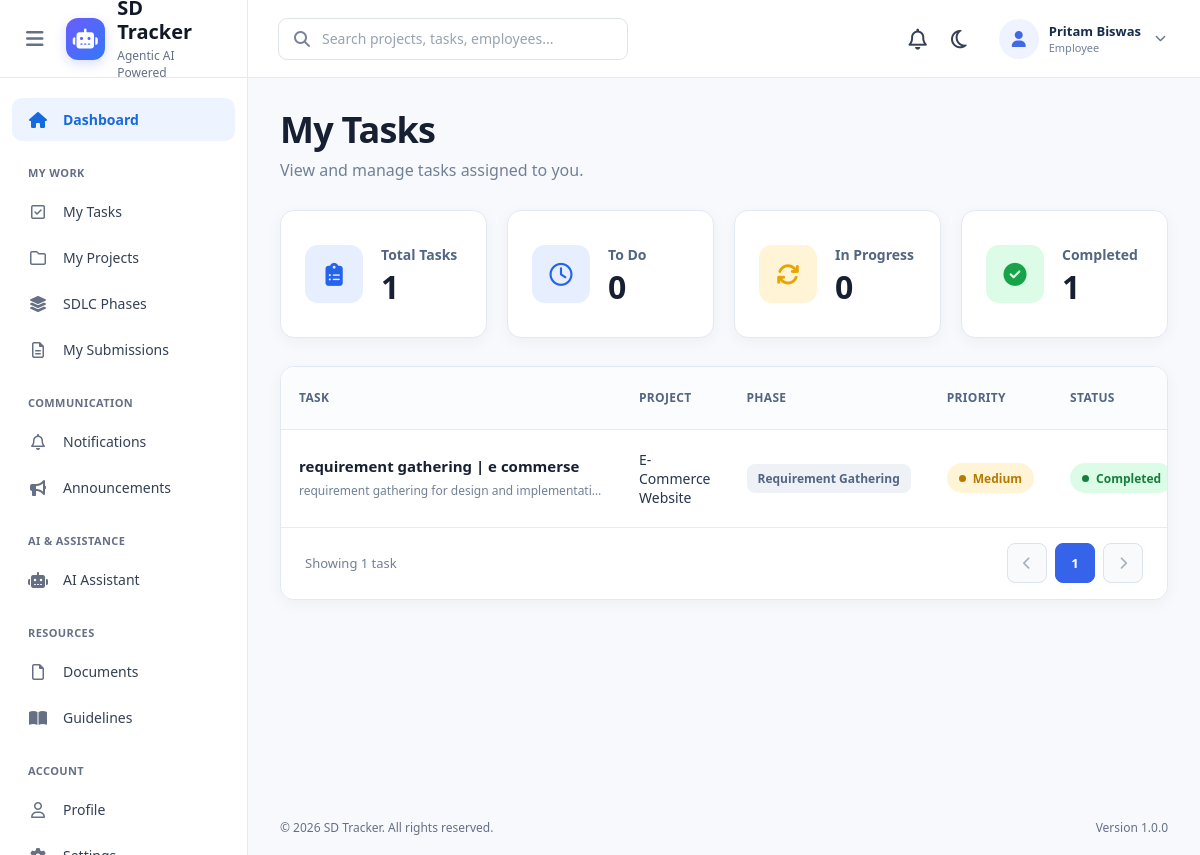
The app's page /tasks/my-tasks/ (signed in), older data.
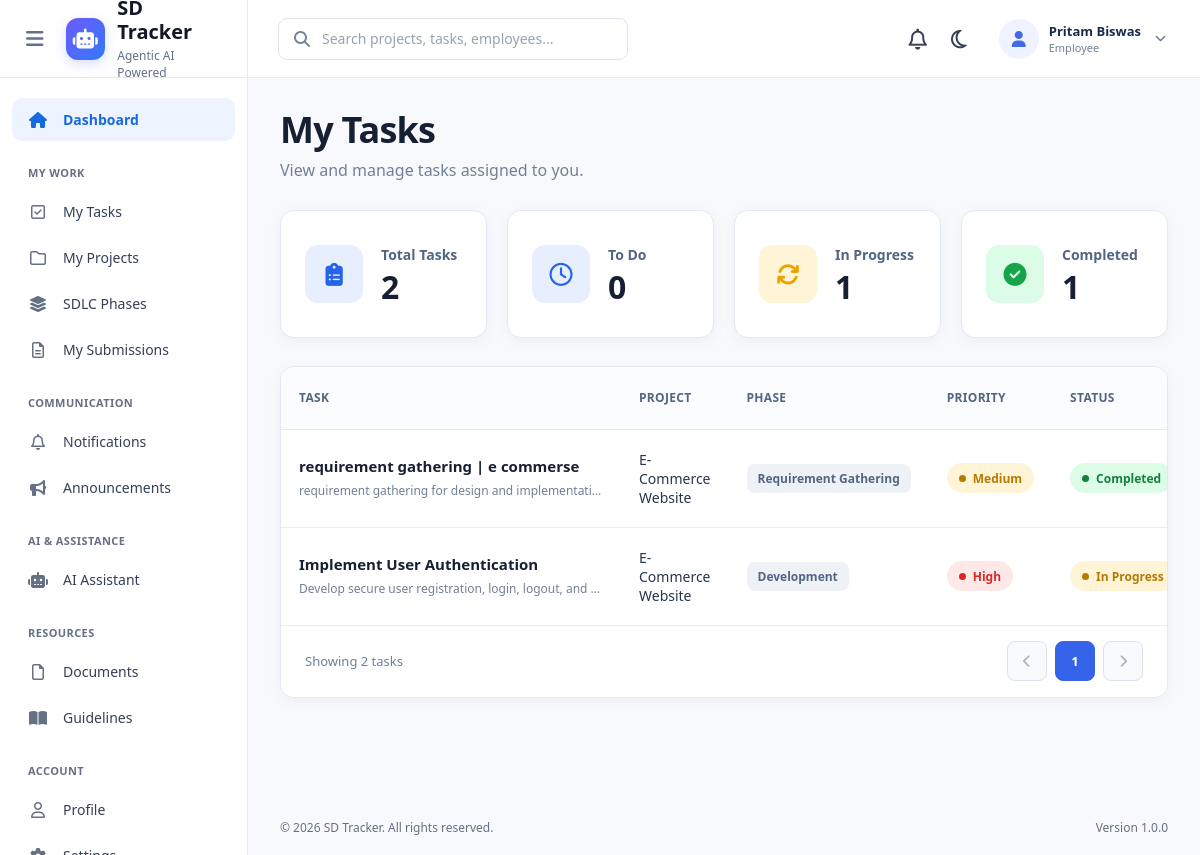
The same page, newer data.
### tasks/models.py (models this page shows, shortened)
class Task(models.Model):
    STATUS_CHOICES = (
        ("todo", "To Do"),
        ("in_progress", "In Progress"),
        ("in_review", "In Review"),
        ("completed", "Completed"),
        ("overdue", "Overdue"),
    )
    PRIORITY_CHOICES = (
        ("low", "Low"),
        ("medium", "Medium"),
        ("high", "High"),
    )
    REVIEW_CHOICES = (
        ("pending", "Pending"),
        ("approved", "Approved"),
        ("changes_requested", "Changes Requested"),
        ("rejected", "Rejected"),
    )
    title = models.CharField(
        max_length=200
    )
    description = models.TextField(
        blank=True
    )
    project = models.ForeignKey(
        Project,
        on_delete=models.CASCADE,
        related_name="tasks"
    )
    phase = models.ForeignKey(
        SDLCPhase,
        on_delete=models.SET_NULL,
        null=True,
        blank=True,
        related_name="tasks"
    )
    assigned_to = models.ForeignKey(
        Employee,
        on_delete=models.SET_NULL,
        null=True,
        blank=True,
        related_name="assigned_tasks"
    )
    deadline = models.DateField()
    priority = models.CharField(
        max_length=20,
        choices=PRIORITY_CHOICES,
        default="medium"
    )
    status = models.CharField(
        max_length=20,
        choices=STATUS_CHOICES,
        default="todo"
    )
    progress = models.PositiveIntegerField(
        default=0,
        validators=[
            MinValueValidator(0),
            MaxValueValidator(100)
        ]
    )
    work_file = models.FileField(
        upload_to="static/media/task_work/",
        blank=True,
        null=True
    )
    submitted_at = models.DateTimeField(
        blank=True,
        null=True
    )
    review_status = models.CharField(
        max_length=30,
        choices=REVIEW_CHOICES,
        default="pending"
    )
    created_at = models.DateTimeField(
        auto_now_add=True
    )
    updated_at = models.DateTimeField(
        auto_now=True
    )

### projects/models.py (models this page shows, shortened)
class Project(models.Model):
    STATUS_CHOICES = (
        ("planning", "Planning"),
        ("active", "Active"),
        ("on_hold", "On Hold"),
        ("completed", "Completed"),
        ("cancelled", "Cancelled"),
    )
    name = models.CharField(
        max_length=200
    )
    description = models.TextField(
        blank=True
    )
    client_name = models.CharField(
        max_length=150
    )
    start_date = models.DateField()
    deadline = models.DateField()
    status = models.CharField(
        max_length=20,
        choices=STATUS_CHOICES,
        default="planning"
    )
    manager = models.ForeignKey(
        Employee,
        on_delete=models.SET_NULL,
        null=True,
        related_name="managed_projects"
    )
    progress = models.PositiveIntegerField(
        default=0,
        validators=[MaxValueValidator(100)]
    )
    teams = models.ManyToManyField(
        Team,
        related_name="projects",
        blank=True
    )

### sdlc/models.py (models this page shows, shortened)
class SDLCPhase(models.Model):
    PHASE_CHOICES = (
        ("requirement", "Requirement Gathering"),
        ("design", "Design"),
        ("development", "Development"),
        ("testing", "Testing"),
        ("deployment", "Deployment"),
        ("maintenance", "Maintenance"),
    )
    STATUS_CHOICES = (
        ("not_started", "Not Started"),
        ("in_progress", "In Progress"),
        ("completed", "Completed"),
        ("on_hold", "On Hold"),
    )
    project = models.ForeignKey(
        Project,
        on_delete=models.CASCADE,
        related_name="phases"
    )
    phase_name = models.CharField(
        max_length=50,
        choices=PHASE_CHOICES
    )
    description = models.TextField(
        blank=True
    )
    start_date = models.DateField(
        null=True,
        blank=True
    )
    deadline = models.DateField(
        null=True,
        blank=True
    )
    status = models.CharField(
        max_length=20,
        choices=STATUS_CHOICES,
        default="not_started"
    )
    progress = models.PositiveIntegerField(
        default=0
    )
    order = models.PositiveIntegerField(
        default=1
    )
    class Meta:
        ordering = ["order"]
        constraints = [
            models.UniqueConstraint(
                fields=["project", "phase_name"],
                name="unique_phase_per_project"
            )
        ]

### tasks/views.py (the view)
# urls.py: path("my-tasks/",views.my_tasks,name="my_tasks"),
def my_tasks(request):
    employee = request.user.employee
    tasks = Task.objects.filter(
        assigned_to=employee
    )
    context = {
        "tasks": tasks,
        "total_tasks": tasks.count(),
        "todo_tasks": tasks.filter(
            status="todo"
        ).count(),
        "in_progress_tasks": tasks.filter(
            status="in_progress"
        ).count(),
        "completed_tasks": tasks.filter(
            status="completed"
        ).count(),
    }
    return render(
        request,
        "tasks/my_tasks.html",
        context
    )

### tasks/templates/tasks/my_tasks.html (shortened to what the changed rows need)
{% extends "base.html" %}
{% load static %}
{% block extra_css %}
<link rel="stylesheet" href="{% static 'css/tasks/my_tasks.css' %}">
{% endblock %}
{% block content %}
<div class="my-tasks-page">
    <div class="page-header">
        <div>
            <h1>My Tasks</h1>
        </div>
    </div>
    <div class="summary-cards">
        <div class="summary-card">
            <div class="summary-content">
                <h3>Total Tasks</h3>
                <h2>
                    {{ total_tasks }}
                </h2>
            </div>
        </div>
        <div class="summary-card">
            <div class="summary-content">
                <h2>
                    {{ todo_tasks }}
                </h2>
            </div>
        </div>
        <div class="summary-card">
            <div class="summary-content">
                <h3>In Progress</h3>
                <h2>
                    {{ in_progress_tasks }}
                </h2>
            </div>
        </div>
        <div class="summary-card">
            <div class="summary-content">
                <h2>
                    {{ completed_tasks }}
                </h2>
            </div>
        </div>
    </div>
    <div class="table-card">
        <div class="table-wrapper">
            <table>
                <thead>
                    <tr>
                        <th>Task</th>
                        <th>Project</th>
                        <th>Phase</th>
                        <th>Priority</th>
                        <th>Status</th>
                    </tr>
                </thead>
                <tbody>
                    {% for task in tasks %}
                    <tr>
                        <td class="task-column">
                            <strong class="task-title">
                                {{ task.title }}
                            </strong>
                            {% if task.description %}
                                <span class="task-description">
                                    {{ task.description|truncatewords:10 }}
                                </span>
                            {% else %}
                                <span class="task-description">
                                    No description provided.
                                </span>
                            {% endif %}
                        </td>
                        <td>
                            <span class="project-name">
                                {{ task.project.name }}
                            </span>
                        </td>
                        <td>
                            {% if task.phase %}
                                <span class="phase-badge">
                                    {{ task.phase.get_phase_name_display }}
                                </span>
                            {% else %}
                                <span class="phase-badge">
                                    No Phase
                                </span>
                            {% endif %}
                        </td>
                        <td>
                            <span class="priority {{ task.priority }}">
                                <span class="badge-dot"></span>
                                {{ task.get_priority_display }}
                            </span>
                        </td>
                        <td>
                            <span class="status {{ task.status }}">
                                <span class="badge-dot"></span>
                                {{ task.get_status_display }}
                            </span>
                        </td>
                    </tr>
                    {% endfor %}
                </tbody>
            </table>
        </div>
        <div class="table-footer">
            <span>
                Showing {{ tasks|length }} task{{ tasks|length|pluralize }}
            </span>
            <div class="pagination">
                <button
                    type="button"
                    class="pagination-btn disabled"
                >
                </button>
                <button
                    type="button"
                    class="pagination-btn active"
                >
                </button>
                <button
                    type="button"
                    class="pagination-btn disabled"
                >
                </button>
            </div>
        </div>
    </div>
</div>
{% endblock %}

Row changes from the older to the newer data that the page shows:
added Task: title "Implement User Authentication", description "Develop secure user registration, login, logout, and…", project.name "E-Commerce Website", phase.phase_name "Development", priority "High", status "In Progress"
Text that changed along with them:
{{ total_tasks }}: "1" → "2"
{{ in_progress_tasks }}: "0" → "1"
{{ tasks|length }}: "1" → "2"
